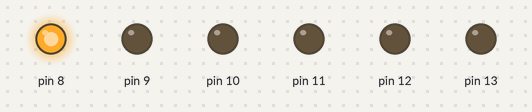
Bench run of a sketch on a simulated Arduino Uno, built with avr-gcc and run on an emulated ATmega328P. Shown: output pins drawn as LEDs (lit = HIGH).

Above: at 0.15 s.
At 1.05 s:
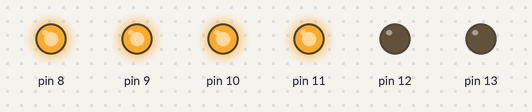
At 1.95 s:
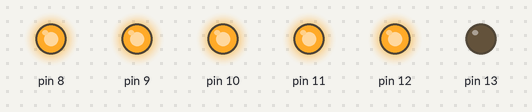
At 4.05 s:
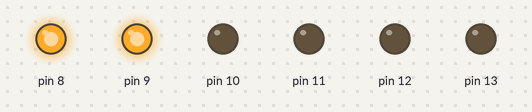
At 5.25 s:
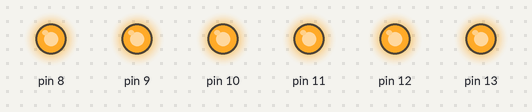
At 7.95 s:
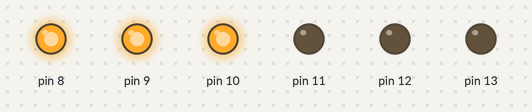
Timing chart, 0 to 8.3 s (numbered marks = the images above):
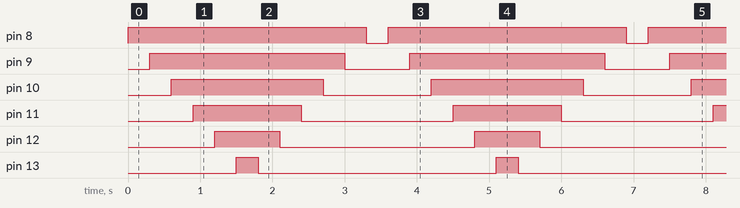

Measured:
- by itself, pin 8: alternates HIGH for 3.3 s and LOW for 0.30 s
- by itself, pin 9: alternates HIGH for 2.7 s and LOW for 0.90 s
- by itself, pin 10: alternates HIGH for 2.1 s and LOW for 1.5 s
- by itself, pin 11: alternates HIGH for 1.5 s and LOW for 2.1 s
- by itself, pin 12: alternates HIGH for 0.90 s and LOW for 2.7 s
- by itself, pin 13: alternates HIGH for 0.30 s and LOW for 3.3 s

The sketch:

atv_11.ino
```cpp
void setup() {
  pinMode(8, OUTPUT);
  pinMode(9, OUTPUT);
  pinMode(10, OUTPUT);
  pinMode(11, OUTPUT);
  pinMode(12, OUTPUT);
  pinMode(13, OUTPUT);
}

void loop() {
  // acende um por um (vai acumulando até todos acenderem)
  digitalWrite(8, HIGH);
  delay(300);
  digitalWrite(9, HIGH);
  delay(300);
  digitalWrite(10, HIGH);
  delay(300);
  digitalWrite(11, HIGH);
  delay(300);
  digitalWrite(12, HIGH);
  delay(300);
  digitalWrite(13, HIGH);
  delay(300);

  // apaga um por um (vai apagando até todos apagarem)
  digitalWrite(13, LOW);
  delay(300);
  digitalWrite(12, LOW);
  delay(300);
  digitalWrite(11, LOW);
  delay(300);
  digitalWrite(10, LOW);
  delay(300);
  digitalWrite(9, LOW);
  delay(300);
  digitalWrite(8, LOW);
  delay(300);
}
```
